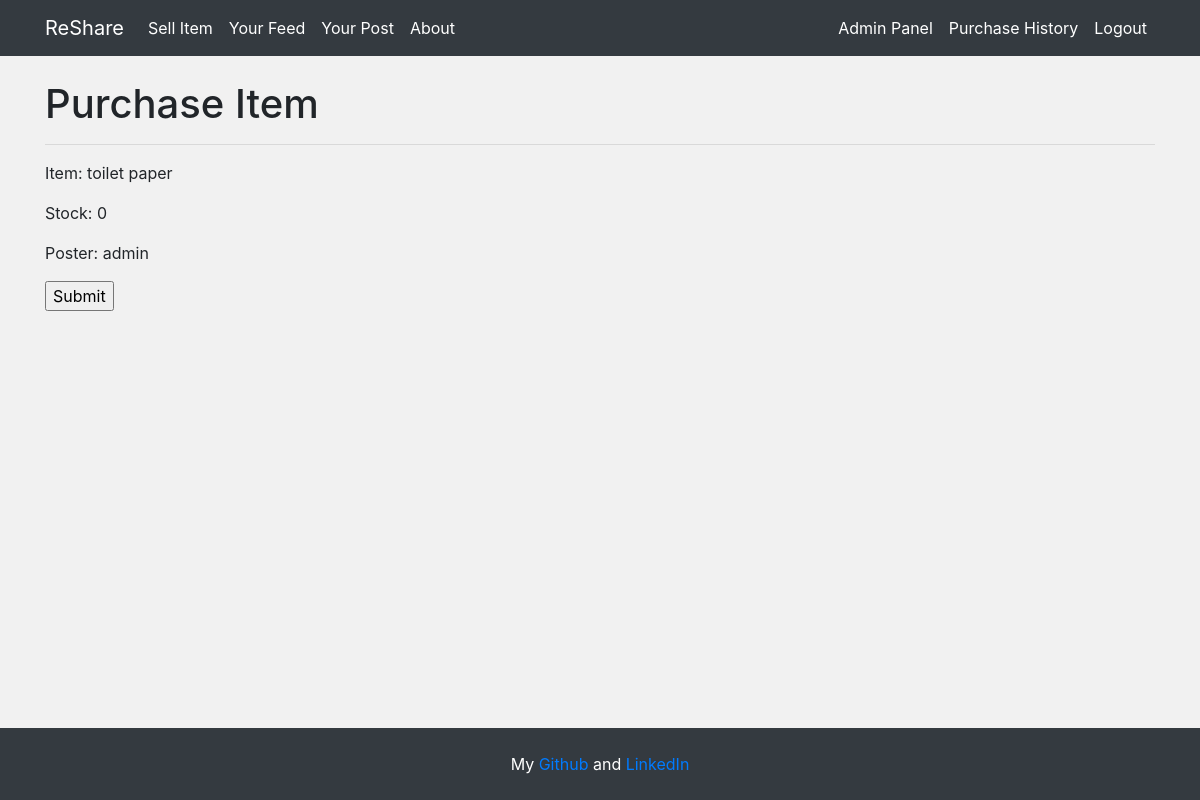
The app's page /buy/1 (signed in) with its own data.
### app/models.py (models this page shows, shortened)
class PostData(db.Model):
    id = db.Column(db.Integer, primary_key=True)
    item = db.Column(db.String(20), nullable=False) # TODO
    stock = db.Column(db.Integer, nullable=False)
    content = db.Column(db.Text, nullable=False)
    author = db.Column(db.String(20), nullable=False, default='Unknown')
    date = db.Column(db.DateTime, nullable=False, default=datetime.now)
    likes = db.Column(db.Integer, nullable=False, default=0)
    dislikes = db.Column(db.Integer, nullable=False, default=0)

### app/routes.py (the view)
@app.route('/buy/<int:id>', methods=['GET', 'POST'])
@login_required
def buy(id):
    post = PostData.query.get(id)
    if request.method == 'POST':
        if post.stock != 0:
            post.stock -= 1
            purchase = PurchaseHistory(purchase_item=post.item, purchase_user_id=current_user.id, seller=post.author)
            db.session.add(purchase)
            db.session.commit()
            flash(f'Item successfully bought', 'success')
            return redirect(url_for('index'))
        else:
            flash(f'Not enough stock', 'danger')
            return redirect(url_for('index'))
    else:
        return render_template('buy.html', post=post)

### app/models.py (called while the page is built)
@login_manager.user_loader
def load_user(user_id):
    return UserData.query.get(int(user_id))

### app/templates/buy.html (shortened to what this page needs)
{% extends 'base.html' %}
{% block body %}
  <h1>Purchase Item</h1>
  <hr />
  <p>Item: {{post.item}}</p>
  <p>Stock: {{post.stock}}</p>
  <p>Poster: {{post.author}}</p>
  <form method="POST" action="{{url_for('buy', id=post.id)}}">
    <input type="submit">
  </form>
{% endblock %}

### records on screen
PostData: item "toilet paper", stock "0", author "admin"
